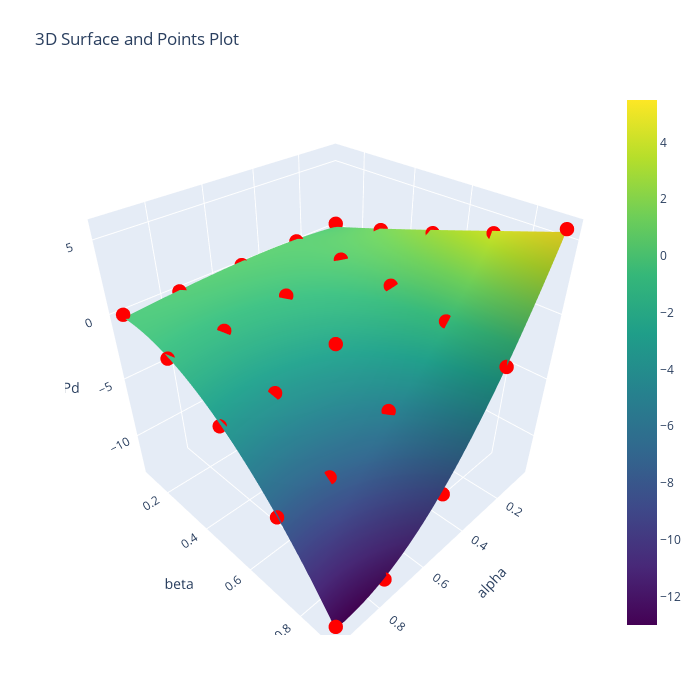

Notebook code for this chart:
### Code cell
Y_name = 'DPd'

X_columns = df_fil[[X1_name, X2_name]]

# Generate polynomial features up to the third degree
poly = PolynomialFeatures(degree=3, include_bias=False)
X_poly = poly.fit_transform(X_columns)

# Fit the model
model = LinearRegression()
model.fit(X_poly, df_fil[Y_name])

# Coefficients
coefficients = model.coef_
intercept = model.intercept_

# Generate a grid for plotting
x1_range = np.linspace(df_fil[X1_name].min(), df_fil[X1_name].max(), 50)
x2_range = np.linspace(df_fil[X2_name].min(), df_fil[X2_name].max(), 50)
x1_grid, x2_grid = np.meshgrid(x1_range, x2_range)

# Flatten the grid to apply transformations
X_grid = np.vstack([x1_grid.ravel(), x2_grid.ravel()]).T

# Generate polynomial features for the grid
X_grid_poly = poly.transform(X_grid)

# Predict Y values over the grid
y_pred_grid = model.predict(X_grid_poly).reshape(x1_grid.shape)

# Step 1: Generate a grid
x1_range = np.linspace(df_fil[X1_name].min(), df_fil[X1_name].max(), 100)
x2_range = np.linspace(df_fil[X2_name].min(), df_fil[X2_name].max(), 100)
x1_grid, x2_grid = np.meshgrid(x1_range, x2_range)

# Flatten the grid to apply transformations
X_grid = np.vstack([x1_grid.ravel(), x2_grid.ravel()]).T

# Generate polynomial features for the grid
X_grid_poly = poly.transform(X_grid)

# Predict Y values over the grid
y_pred_grid = model.predict(X_grid_poly).reshape(x1_grid.shape)

# Step 3: Plot the surface
fig = go.Figure()

fig.add_trace(go.Surface(x=x1_grid, y=x2_grid, z=y_pred_grid, name='Interpolated Surface', colorscale='Viridis'))

# Step 4: Overlay the original data points
fig.add_trace(go.Scatter3d(x=df_fil[X1_name], y=df_fil[X2_name], z=df_fil[Y_name], mode='markers', 
                           marker=dict(size=5, color='red'), name='Original Data'))

# Update plot layout
fig.update_layout(title='3D Surface and Points Plot', autosize=False,
                  width=700, height=700,
                  margin=dict(l=65, r=50, b=65, t=90),
                  scene=dict(
                      xaxis_title=X1_name,
                      yaxis_title=X2_name,
                      zaxis_title=Y_name))

# Show the plot
fig.show()

# Step 1: Use the model to predict Y values for the original data points
Y_pred = model.predict(X_poly)  # X_poly contains the polynomial features of the original data

# Step 2: Calculate the differences (errors) between predicted and actual Y values
Y_actual = df_fil[Y_name].values  # Actual Y values from the DataFrame

# Step 3: Compute the RMSE
rmse = np.sqrt(mean_squared_error(Y_actual, Y_pred))

print(f"RMSE: {rmse}")

### Figure 1 — Plotly figure (JSON) as saved in the notebook; plotly's stock layout.template omitted (floating-point values rounded to 4 significant figures; data arrays with more than 128 entries replaced by an {"elided": "..."} marker saying what was removed)
{"data": [{"colorscale": [[0, "#440154"], [0.1111, "#482878"], [0.2222, "#3e4989"], [0.3333, "#31688e"], [0.4444, "#26828e"], [0.5556, "#1f9e89"], [0.6667, "#35b779"], [0.7778, "#6ece58"], [0.8889, "#b5de2b"], [1, "#fde725"]], "name": "Interpolated Surface", "type": "surface", "x": {"elided": "100x100 float values"}, "y": {"elided": "100x100 float values"}, "z": {"elided": "100x100 float values"}}, {"marker": {"color": "red", "size": 5}, "mode": "markers", "name": "Original Data", "type": "scatter3d", "x": [0.05, 0.25, 0.5, 0.75, 0.95, 0.05, 0.25, 0.5, 0.75, 0.95, 0.05, 0.25, 0.5, 0.75, 0.95, 0.05, 0.25, 0.5, 0.75, 0.95, 0.05, 0.25, 0.5, 0.75, 0.95], "y": [0.1, 0.1, 0.1, 0.1, 0.1, 0.3, 0.3, 0.3, 0.3, 0.3, 0.5, 0.5, 0.5, 0.5, 0.5, 0.7, 0.7, 0.7, 0.7, 0.7, 0.9, 0.9, 0.9, 0.9, 0.9], "z": [0.3054, 0.1678, 0.06209, 0.001, -0.01951, 1.235, 0.303, -0.5251, -0.9684, -1.039, 2.473, 0.02115, -2.205, -3.327, -3.429, 3.946, -0.7322, -5.026, -7.127, -7.312, 5.678, -1.903, -8.947, -12.39, -12.73]}], "layout": {"autosize": false, "height": 700, "margin": {"b": 65, "l": 65, "r": 50, "t": 90}, "scene": {"xaxis": {"title": {"text": "alpha"}}, "yaxis": {"title": {"text": "beta"}}, "zaxis": {"title": {"text": "DPd"}}}, "title": {"text": "3D Surface and Points Plot"}, "width": 700}}
